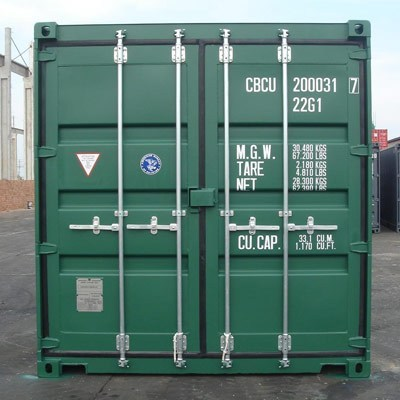
#> input picture Prod-Pic-cargodoor.jpg, 400 x 400 px
$ python -i preprocessing.py   (imports and definitions only)   (older library calls are emulated)
#> lines starting #> are read from the running program, lines starting #| are printed output that depends on the picture; after the words box and inside, x2 and y2 are one past the last pixel; in counts of white or black regions, pixels touching at a corner belong together
import tempfile

import cv2
import numpy as np
from PIL import Image

IMAGE_SIZE = 1800
BINARY_THREHOLD = 180

def process_image_for_ocr(file_path):
    # TODO : Implement using opencv
    temp_filename = set_image_dpi(file_path)
    im_new = remove_noise_and_smooth(temp_filename)
    return im_new

def set_image_dpi(file_path):
#> called with file_path = 'Prod-Pic-cargodoor.jpg'
    im = Image.open(file_path)
#> im is the input picture: PIL image 400x400 RGB; mean R, G, B 94.7, 123.9, 116.6
    length_x, width_y = im.size
#> length_x = 400; width_y = 400
    factor = max(1, int(IMAGE_SIZE / length_x))
#> factor = 4
    size = factor * length_x, factor * width_y
#> size = (1600, 1600)
    # size = (1800, 1800)
    im_resized = im.resize(size, Image.ANTIALIAS)
#> in remove_noise_and_smooth, `img = cv2.imread(file_name, 0)`:
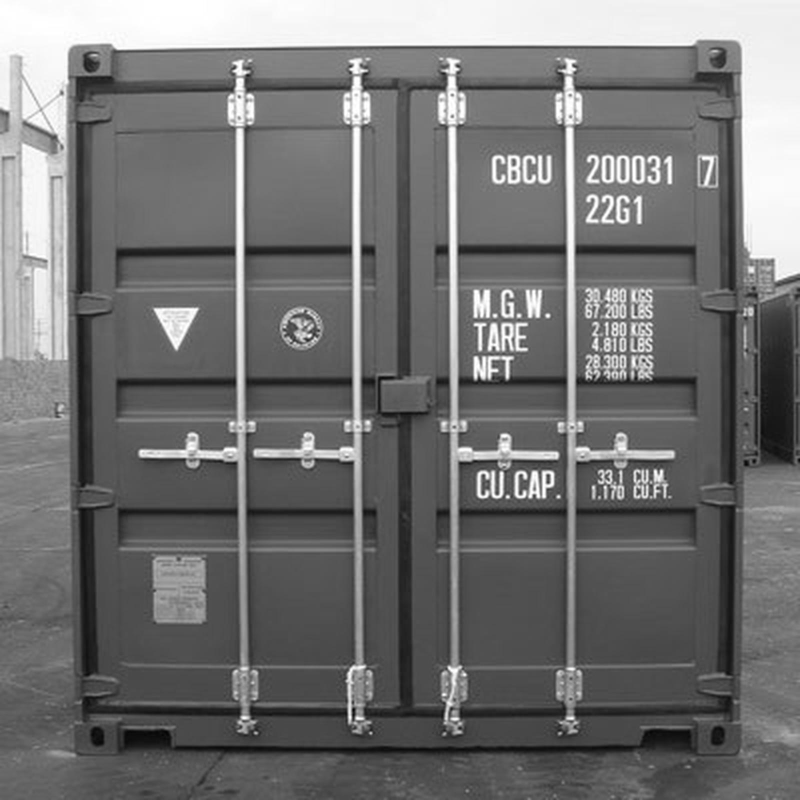
#> img: shape (1600, 1600) (shown at 1/2 size); min 1, max 255, mean 114.3
#> in remove_noise_and_smooth, `filtered = cv2.adaptiveThreshold(img.astype(np.uint8), 255, cv2.ADAPTI..`:
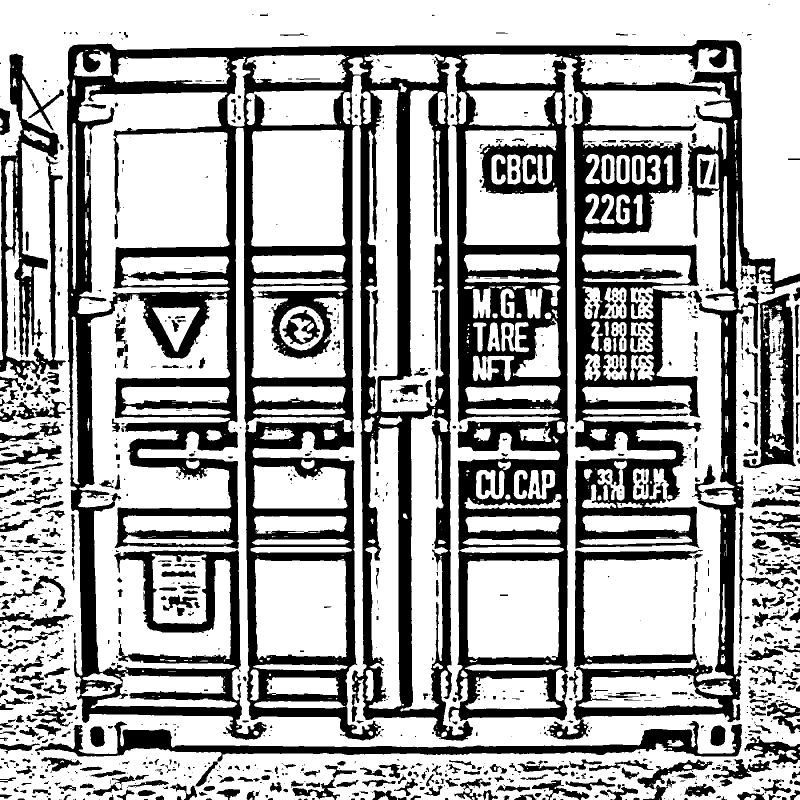
#> filtered: shape (1600, 1600) (shown at 1/2 size); 65.9% white; 1429 black regions (777 under 20 px), largest, box (x1, y1, x2, y2) and area: (132, 80, 1600, 1482) 698984, (70, 1442, 1484, 1573) 26431, (0, 107, 132, 761) 26228
    temp_file = tempfile.NamedTemporaryFile(delete=False, suffix='.jpg')
    temp_filename = temp_file.name
    im_resized.save(temp_filename, dpi=(300, 300))
    return temp_filename

def image_smoothening(img):
    ret1, th1 = cv2.threshold(img, BINARY_THREHOLD, 255, cv2.THRESH_BINARY)
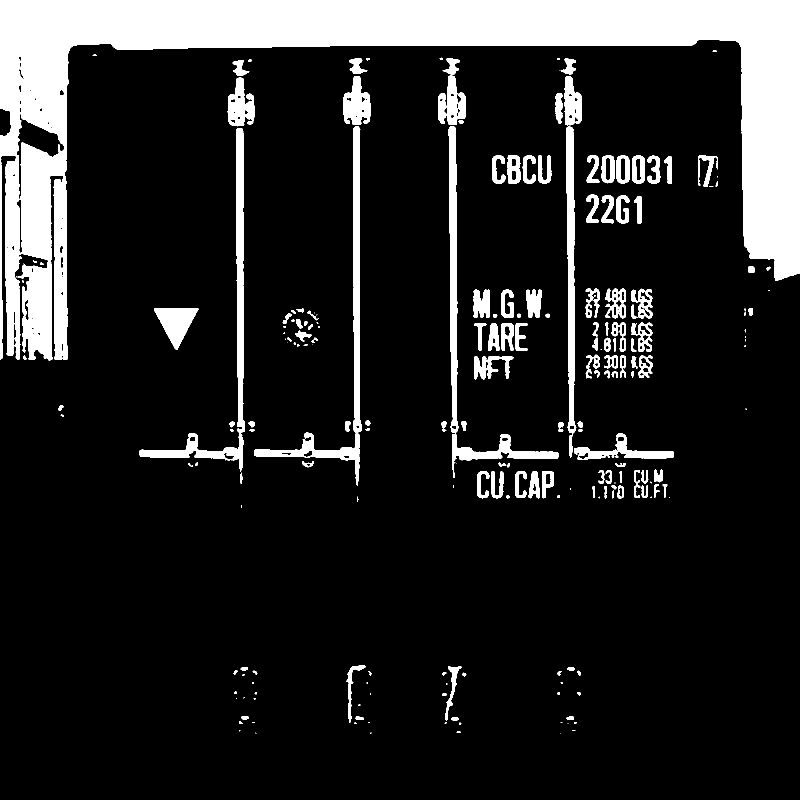
#> th1: shape (1600, 1600) (shown at 1/2 size); 14.7% white; 229 white regions (62 under 20 px), largest, box (x1, y1, x2, y2) and area: (0, 0, 1600, 721) 266062, (508, 252, 723, 972) 12221, (278, 256, 490, 944) 11998
#> ret1 = 180
    ret2, th2 = cv2.threshold(th1, 0, 255, cv2.THRESH_BINARY + cv2.THRESH_OTSU)
#> ret2 = 0
    blur = cv2.GaussianBlur(th2, (1, 1), 0)
    ret3, th3 = cv2.threshold(blur, 0, 255, cv2.THRESH_BINARY + cv2.THRESH_OTSU)
#> ret3 = 0
    return th3

def remove_noise_and_smooth(file_name):
    img = cv2.imread(file_name, 0)
    filtered = cv2.adaptiveThreshold(img.astype(np.uint8), 255, cv2.ADAPTIVE_THRESH_MEAN_C, cv2.THRESH_BINARY, 41,
                                     3)
    kernel = np.ones((1, 1), np.uint8)
    opening = cv2.morphologyEx(filtered, cv2.MORPH_OPEN, kernel)
    closing = cv2.morphologyEx(opening, cv2.MORPH_CLOSE, kernel)
    img = image_smoothening(img)
    or_image = cv2.bitwise_or(img, closing)
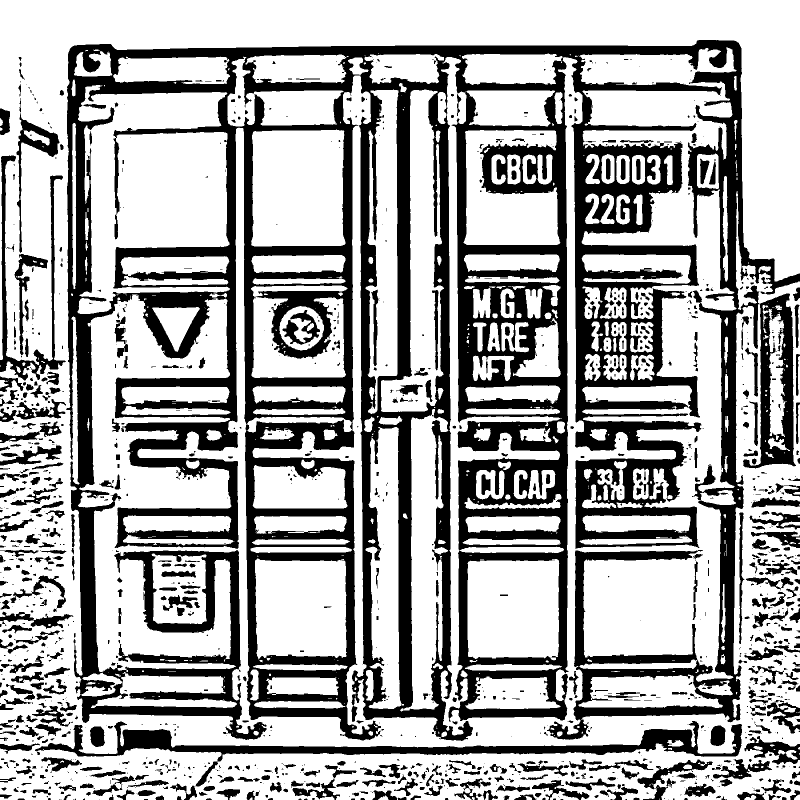
#> or_image: shape (1600, 1600) (shown at 1/2 size); 66.5% white; 1419 black regions (764 under 20 px), largest, box (x1, y1, x2, y2) and area: (132, 80, 1600, 1482) 697542, (70, 1442, 1484, 1573) 26431, (0, 311, 132, 761) 8261
    return or_image

>>> result = process_image_for_ocr('Prod-Pic-cargodoor.jpg')

$ run again, on cont.JPG
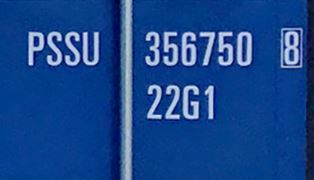
#> input picture cont.JPG, 314 x 180 px
#> in set_image_dpi, im is the input picture: PIL image 314x180 RGB; mean R, G, B 23.5, 70.4, 140.4
#> in remove_noise_and_smooth, `filtered = cv2.adaptiveThreshold(img.astype(np.uint8), 255, cv2.ADAPTI..`:
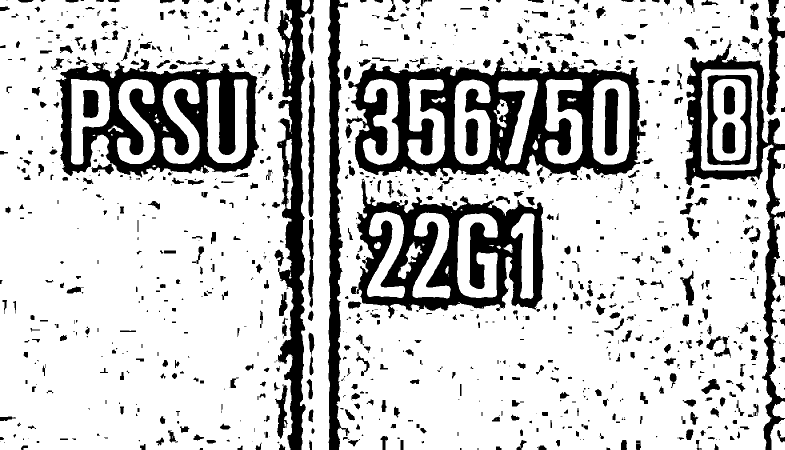
#> filtered: shape (900, 1570) (shown at 1/2 size); 78.4% white; 1087 black regions (449 under 20 px), largest, box (x1, y1, x2, y2) and area: (693, 115, 1291, 355) 63629, (712, 357, 1087, 637) 44676, (112, 117, 518, 355) 44308
#> in image_smoothening, `ret1, th1 = cv2.threshold(img, BINARY_THREHOLD, 255, cv2.THRESH_BINARY)`:
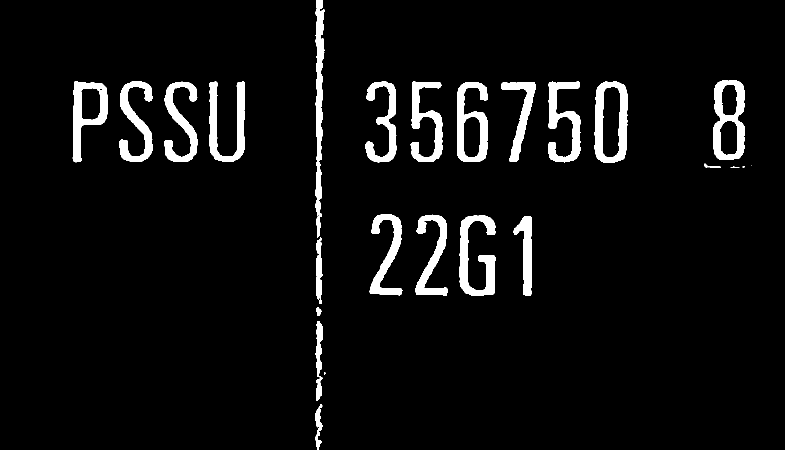
#> th1: shape (900, 1570) (shown at 1/2 size); 5.3% white; 25 white regions (3 under 20 px), largest, box (x1, y1, x2, y2) and area: (1189, 163, 1255, 326) 5412, (918, 431, 991, 592) 5402, (1426, 160, 1489, 319) 5161
#> ret1 = 180
#> ret2 = 0

$ run again, on container.jpg
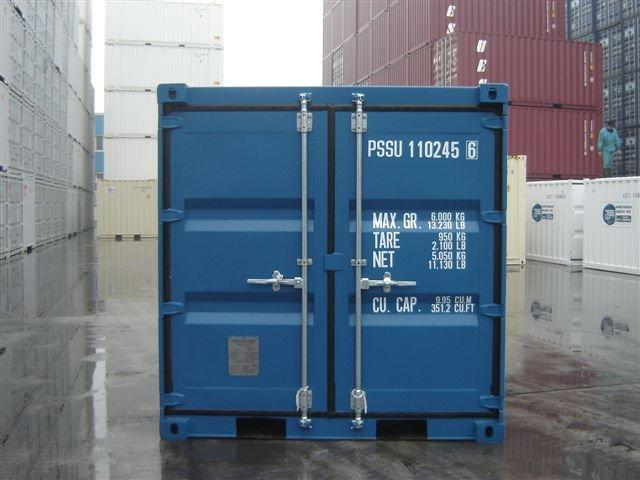
#> input picture container.jpg, 640 x 480 px
#> in set_image_dpi, im is the input picture: PIL image 640x480 RGB; mean R, G, B 105.7, 119.1, 132.8
#> filtered: shape (960, 1280); 63.8% white; 2126 black regions (1417 under 20 px), largest, box (x1, y1, x2, y2) and area: (313, 0, 1280, 960) 239009, (814, 0, 991, 172) 11375, (72, 0, 208, 508) 11100
#> in image_smoothening, `ret1, th1 = cv2.threshold(img, BINARY_THREHOLD, 255, cv2.THRESH_BINARY)`:
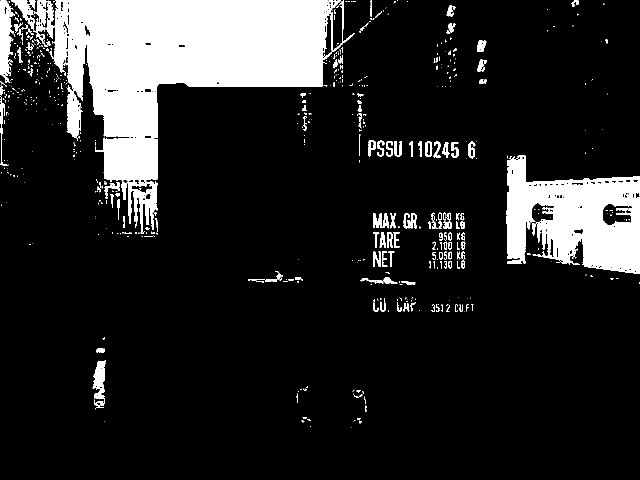
#> th1: shape (960, 1280) (shown at 1/2 size); 14.7% white; 590 white regions (437 under 20 px), largest, box (x1, y1, x2, y2) and area: (67, 0, 710, 281) 107408, (1013, 311, 1280, 548) 39696, (190, 275, 315, 468) 12408
#> ret1 = 180
#> ret2 = 0
#> in remove_noise_and_smooth, `or_image = cv2.bitwise_or(img, closing)`:
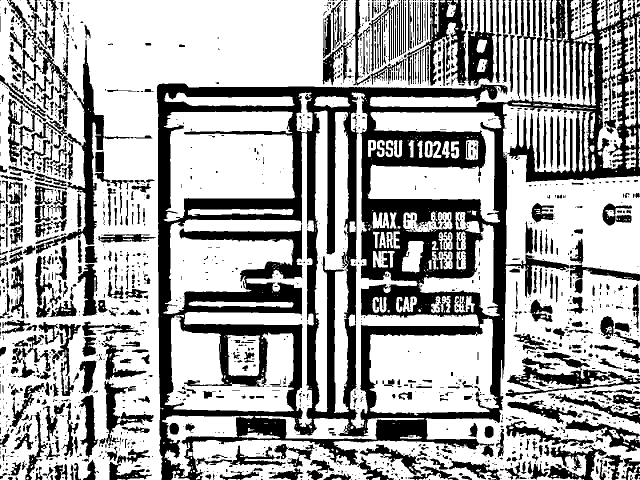
#> or_image: shape (960, 1280) (shown at 1/2 size); 65.4% white; 1978 black regions (1301 under 20 px), largest, box (x1, y1, x2, y2) and area: (313, 0, 1280, 960) 239009, (814, 0, 991, 172) 11375, (72, 80, 208, 508) 9088
